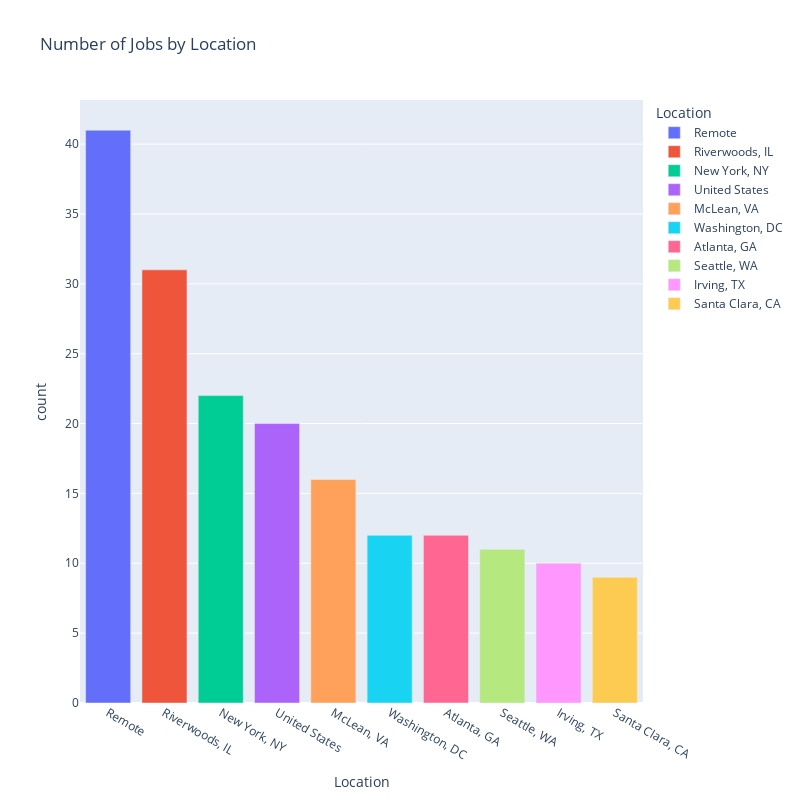

The code cell stored with this chart in its notebook:
### Code cell
import matplotlib.pyplot as plt
import seaborn as sns

fig = px.bar(top10_L, x='Location', y='count', color='Location',
             labels={'Number of Jobs': 'Number of Jobs', 'Location': 'Location'},
             title='Number of Jobs by Location')

# Update the layout for better visualization
fig.update_layout(width=800, height=800)

# Show the figure
fig.show()

### Figure 1 — Plotly figure (JSON) as saved in the notebook; plotly's stock layout.template omitted (floating-point values rounded to 4 significant figures)
{"data": [{"alignmentgroup": "True", "hovertemplate": "Location=%{x}<br>count=%{y}<extra></extra>", "legendgroup": "Remote", "marker": {"color": "#636efa", "pattern": {"shape": ""}}, "name": "Remote", "offsetgroup": "Remote", "orientation": "v", "showlegend": true, "textposition": "auto", "type": "bar", "x": ["Remote"], "xaxis": "x", "y": [41], "yaxis": "y"}, {"alignmentgroup": "True", "hovertemplate": "Location=%{x}<br>count=%{y}<extra></extra>", "legendgroup": "Riverwoods, IL", "marker": {"color": "#EF553B", "pattern": {"shape": ""}}, "name": "Riverwoods, IL", "offsetgroup": "Riverwoods, IL", "orientation": "v", "showlegend": true, "textposition": "auto", "type": "bar", "x": ["Riverwoods, IL"], "xaxis": "x", "y": [31], "yaxis": "y"}, {"alignmentgroup": "True", "hovertemplate": "Location=%{x}<br>count=%{y}<extra></extra>", "legendgroup": "New York, NY", "marker": {"color": "#00cc96", "pattern": {"shape": ""}}, "name": "New York, NY", "offsetgroup": "New York, NY", "orientation": "v", "showlegend": true, "textposition": "auto", "type": "bar", "x": ["New York, NY"], "xaxis": "x", "y": [22], "yaxis": "y"}, {"alignmentgroup": "True", "hovertemplate": "Location=%{x}<br>count=%{y}<extra></extra>", "legendgroup": "United States", "marker": {"color": "#ab63fa", "pattern": {"shape": ""}}, "name": "United States", "offsetgroup": "United States", "orientation": "v", "showlegend": true, "textposition": "auto", "type": "bar", "x": ["United States"], "xaxis": "x", "y": [20], "yaxis": "y"}, {"alignmentgroup": "True", "hovertemplate": "Location=%{x}<br>count=%{y}<extra></extra>", "legendgroup": "McLean, VA", "marker": {"color": "#FFA15A", "pattern": {"shape": ""}}, "name": "McLean, VA", "offsetgroup": "McLean, VA", "orientation": "v", "showlegend": true, "textposition": "auto", "type": "bar", "x": ["McLean, VA"], "xaxis": "x", "y": [16], "yaxis": "y"}, {"alignmentgroup": "True", "hovertemplate": "Location=%{x}<br>count=%{y}<extra></extra>", "legendgroup": "Washington, DC", "marker": {"color": "#19d3f3", "pattern": {"shape": ""}}, "name": "Washington, DC", "offsetgroup": "Washington, DC", "orientation": "v", "showlegend": true, "textposition": "auto", "type": "bar", "x": ["Washington, DC"], "xaxis": "x", "y": [12], "yaxis": "y"}, {"alignmentgroup": "True", "hovertemplate": "Location=%{x}<br>count=%{y}<extra></extra>", "legendgroup": "Atlanta, GA", "marker": {"color": "#FF6692", "pattern": {"shape": ""}}, "name": "Atlanta, GA", "offsetgroup": "Atlanta, GA", "orientation": "v", "showlegend": true, "textposition": "auto", "type": "bar", "x": ["Atlanta, GA"], "xaxis": "x", "y": [12], "yaxis": "y"}, {"alignmentgroup": "True", "hovertemplate": "Location=%{x}<br>count=%{y}<extra></extra>", "legendgroup": "Seattle, WA", "marker": {"color": "#B6E880", "pattern": {"shape": ""}}, "name": "Seattle, WA", "offsetgroup": "Seattle, WA", "orientation": "v", "showlegend": true, "textposition": "auto", "type": "bar", "x": ["Seattle, WA"], "xaxis": "x", "y": [11], "yaxis": "y"}, {"alignmentgroup": "True", "hovertemplate": "Location=%{x}<br>count=%{y}<extra></extra>", "legendgroup": "Irving, TX", "marker": {"color": "#FF97FF", "pattern": {"shape": ""}}, "name": "Irving, TX", "offsetgroup": "Irving, TX", "orientation": "v", "showlegend": true, "textposition": "auto", "type": "bar", "x": ["Irving, TX"], "xaxis": "x", "y": [10], "yaxis": "y"}, {"alignmentgroup": "True", "hovertemplate": "Location=%{x}<br>count=%{y}<extra></extra>", "legendgroup": "Santa Clara, CA", "marker": {"color": "#FECB52", "pattern": {"shape": ""}}, "name": "Santa Clara, CA", "offsetgroup": "Santa Clara, CA", "orientation": "v", "showlegend": true, "textposition": "auto", "type": "bar", "x": ["Santa Clara, CA"], "xaxis": "x", "y": [9], "yaxis": "y"}], "layout": {"barmode": "relative", "height": 800, "legend": {"title": {"text": "Location"}, "tracegroupgap": 0}, "title": {"text": "Number of Jobs by Location"}, "width": 800, "xaxis": {"anchor": "y", "categoryarray": ["Remote", "Riverwoods, IL", "New York, NY", "United States", "McLean, VA", "Washington, DC", "Atlanta, GA", "Seattle, WA", "Irving, TX", "Santa Clara, CA"], "categoryorder": "array", "domain": [0, 1], "title": {"text": "Location"}}, "yaxis": {"anchor": "x", "domain": [0, 1], "title": {"text": "count"}}}}
